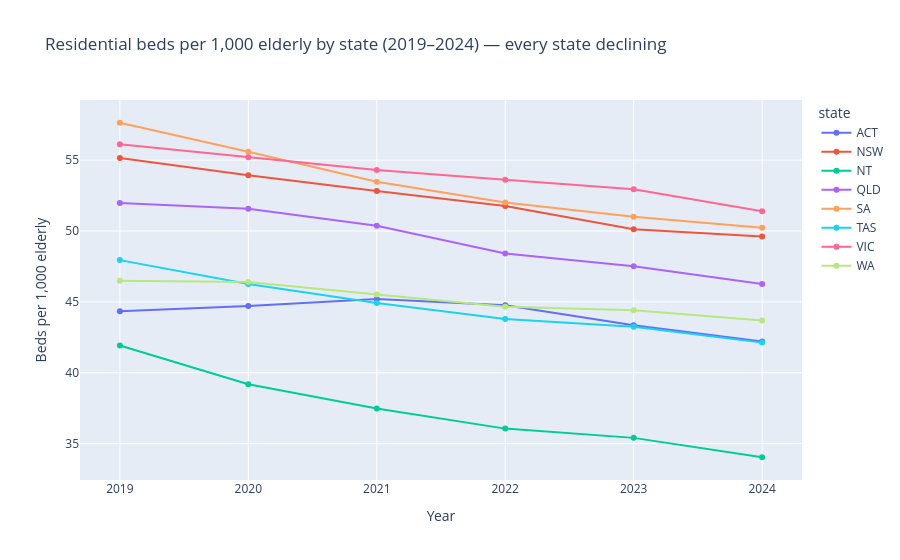

Notebook code for this chart:
### Markdown cell above
## 11. Supply trend: beds per 1,000 elderly (2019–2024)

> **Finding:** Every state lost ground. National: 53.7 (2019) → 48.4 (2024) = −5.3 beds per 1,000 elderly.  
> The absolute number of beds grew (+11,476), but the elderly population grew faster (+667,092 persons aged 65+, from 4.03M to 4.70M).

### Code cell
supply_pop = supply.merge(pop, on=['sa3_code', 'year'], how='inner')
nat_beds = supply_pop.groupby('year')[['residential_places', 'pop_65_plus']].sum().reset_index()
nat_beds['beds_per_1k'] = nat_beds['residential_places'] / nat_beds['pop_65_plus'] * 1000

print('National beds per 1,000 elderly (2019–2024):')
print(nat_beds[['year', 'residential_places', 'pop_65_plus', 'beds_per_1k']].round(1).to_string())
print()
print(f'Change: {nat_beds.iloc[0]["beds_per_1k"]:.1f} (2019) → {nat_beds.iloc[-1]["beds_per_1k"]:.1f} (2024) = '
      f'{nat_beds.iloc[-1]["beds_per_1k"]-nat_beds.iloc[0]["beds_per_1k"]:+.1f} beds/1k')

state_beds = supply_pop.groupby(['year', 'state'])[['residential_places', 'pop_65_plus']].sum().reset_index()
state_beds['beds_per_1k'] = state_beds['residential_places'] / state_beds['pop_65_plus'] * 1000

fig = px.line(
    state_beds, x='year', y='beds_per_1k', color='state', markers=True,
    title='Residential beds per 1,000 elderly by state (2019–2024) — every state declining',
    labels={'beds_per_1k': 'Beds per 1,000 elderly', 'year': 'Year'}
)
fig.show()

### Figure 1 — Plotly figure (JSON) as saved in the notebook; plotly's stock layout.template omitted (floating-point values rounded to 4 significant figures)
{"data": [{"hovertemplate": "state=ACT<br>Year=%{x}<br>Beds per 1,000 elderly=%{y}<extra></extra>", "legendgroup": "ACT", "line": {"color": "#636efa", "dash": "solid"}, "marker": {"symbol": "circle"}, "mode": "lines+markers", "name": "ACT", "orientation": "v", "showlegend": true, "type": "scatter", "x": [2019, 2020, 2021, 2022, 2023, 2024], "xaxis": "x", "y": [44.33, 44.71, 45.21, 44.76, 43.35, 42.21], "yaxis": "y"}, {"hovertemplate": "state=NSW<br>Year=%{x}<br>Beds per 1,000 elderly=%{y}<extra></extra>", "legendgroup": "NSW", "line": {"color": "#EF553B", "dash": "solid"}, "marker": {"symbol": "circle"}, "mode": "lines+markers", "name": "NSW", "orientation": "v", "showlegend": true, "type": "scatter", "x": [2019, 2020, 2021, 2022, 2023, 2024], "xaxis": "x", "y": [55.15, 53.94, 52.83, 51.77, 50.12, 49.62], "yaxis": "y"}, {"hovertemplate": "state=NT<br>Year=%{x}<br>Beds per 1,000 elderly=%{y}<extra></extra>", "legendgroup": "NT", "line": {"color": "#00cc96", "dash": "solid"}, "marker": {"symbol": "circle"}, "mode": "lines+markers", "name": "NT", "orientation": "v", "showlegend": true, "type": "scatter", "x": [2019, 2020, 2021, 2022, 2023, 2024], "xaxis": "x", "y": [41.92, 39.19, 37.48, 36.06, 35.4, 34.04], "yaxis": "y"}, {"hovertemplate": "state=QLD<br>Year=%{x}<br>Beds per 1,000 elderly=%{y}<extra></extra>", "legendgroup": "QLD", "line": {"color": "#ab63fa", "dash": "solid"}, "marker": {"symbol": "circle"}, "mode": "lines+markers", "name": "QLD", "orientation": "v", "showlegend": true, "type": "scatter", "x": [2019, 2020, 2021, 2022, 2023, 2024], "xaxis": "x", "y": [51.97, 51.56, 50.37, 48.42, 47.51, 46.25], "yaxis": "y"}, {"hovertemplate": "state=SA<br>Year=%{x}<br>Beds per 1,000 elderly=%{y}<extra></extra>", "legendgroup": "SA", "line": {"color": "#FFA15A", "dash": "solid"}, "marker": {"symbol": "circle"}, "mode": "lines+markers", "name": "SA", "orientation": "v", "showlegend": true, "type": "scatter", "x": [2019, 2020, 2021, 2022, 2023, 2024], "xaxis": "x", "y": [57.64, 55.6, 53.48, 52.01, 51.01, 50.22], "yaxis": "y"}, {"hovertemplate": "state=TAS<br>Year=%{x}<br>Beds per 1,000 elderly=%{y}<extra></extra>", "legendgroup": "TAS", "line": {"color": "#19d3f3", "dash": "solid"}, "marker": {"symbol": "circle"}, "mode": "lines+markers", "name": "TAS", "orientation": "v", "showlegend": true, "type": "scatter", "x": [2019, 2020, 2021, 2022, 2023, 2024], "xaxis": "x", "y": [47.94, 46.26, 44.91, 43.79, 43.24, 42.12], "yaxis": "y"}, {"hovertemplate": "state=VIC<br>Year=%{x}<br>Beds per 1,000 elderly=%{y}<extra></extra>", "legendgroup": "VIC", "line": {"color": "#FF6692", "dash": "solid"}, "marker": {"symbol": "circle"}, "mode": "lines+markers", "name": "VIC", "orientation": "v", "showlegend": true, "type": "scatter", "x": [2019, 2020, 2021, 2022, 2023, 2024], "xaxis": "x", "y": [56.11, 55.2, 54.3, 53.62, 52.95, 51.4], "yaxis": "y"}, {"hovertemplate": "state=WA<br>Year=%{x}<br>Beds per 1,000 elderly=%{y}<extra></extra>", "legendgroup": "WA", "line": {"color": "#B6E880", "dash": "solid"}, "marker": {"symbol": "circle"}, "mode": "lines+markers", "name": "WA", "orientation": "v", "showlegend": true, "type": "scatter", "x": [2019, 2020, 2021, 2022, 2023, 2024], "xaxis": "x", "y": [46.49, 46.39, 45.52, 44.65, 44.4, 43.68], "yaxis": "y"}], "layout": {"legend": {"title": {"text": "state"}, "tracegroupgap": 0}, "title": {"text": "Residential beds per 1,000 elderly by state (2019–2024) — every state declining"}, "xaxis": {"anchor": "y", "domain": [0, 1], "title": {"text": "Year"}}, "yaxis": {"anchor": "x", "domain": [0, 1], "title": {"text": "Beds per 1,000 elderly"}}}}
